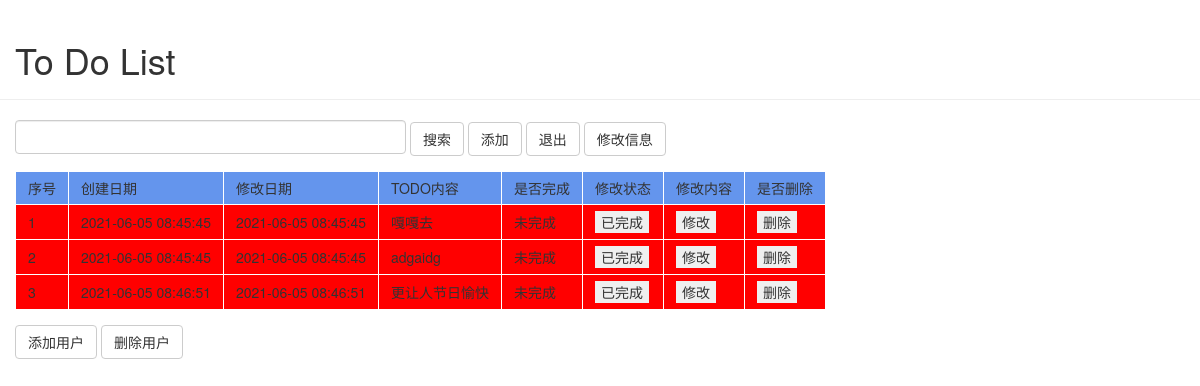
The page / (signed in) on the database its author committed.
### models.py (models this page shows, shortened)
class ToDoList(db.Model):
    __tablename__ = 'todolist'
    id = db.Column(db.Integer, primary_key=True)
    content = db.Column(db.Text)
    owner_id = db.Column(db.Integer, db.ForeignKey('users.id'))
    created_time = db.Column(db.DateTime, default=datetime.now())
    updated_time = db.Column(db.DateTime)
    is_done = db.Column(db.Boolean, default=False)
    is_deleted = db.Column(db.Boolean, default=False)

### tdl_server.py (the view)
@main.route('/', methods=['POST', 'GET'])
@login_required
def index():
    search_tag = request.form.get('search_tag', '')
    todos = ToDoList.query.filter_by(
        owner_id=current_user.id, is_deleted=False).filter(ToDoList.content.like('%' + search_tag + '%')).all()
    return render_template('index.html', todos=todos, search_tag=search_tag)

### models.py (called while the page is built)
@login_manager.user_loader
def load_user(user_id):
    return Users.query.get(int(user_id))

### templates/index.html (shortened to what this page needs)
{% extends "base.html" %}
{% block head %}
    {{ super() }}
{% endblock %}
{% block body %}
    <div class="page-header">
        <h1 style="margin-left: 15px;">To Do List</h1>
    </div>
    <div style="margin-left: 15px;">
        <form action="/" method="post">
            <div class="form-group">
                {% if todos %}
                    <input class="form-control" id="search_tag" style="width: 33%; display: inline;" name="search_tag"
                           type="text" value="{{ search_tag }}">
                    <input class="btn btn-default" id="submit" name="submit" type="submit" value="搜索">
                {% endif %}
                <input class="btn btn-default" value="添加" type="button"
                       onclick="window.location.href='{{ url_for('main.add_or_edit', todo_id=0) }}'">
                <input class="btn btn-default" type="button"
                       onclick="window.location.href='{{ url_for('main.logout') }}'" value="退出">
                <input class="btn btn-default" type="button"
                       onclick="window.location.href='{{ url_for('main.ch_info') }}'" value="修改信息">
            </div>
        </form>
        {% if not todos %}
            <h3>Nothing Todo !</h3>
        {% else %}
            <table style="border-spacing: 1px; border-collapse: inherit; margin-bottom: 15px;">
            <tr bgcolor="#6495ed">
                <td>序号</td>
                <td>创建日期</td>
                <td>修改日期</td>
                <td>TODO内容</td>
                <td>是否完成</td>
                <td>修改状态</td>
                <td>修改内容</td>
                <td>是否删除</td>
            </tr>
            {% for todo in todos %}
                {% if todo.is_done %}
                    <tr bgcolor="#adff2f">
                        {% else %}
                    <tr bgcolor="red">
                {% endif %}
            <td>{{ loop.index }}</td>
            <td>{{ todo.created_time.strftime('%Y-%m-%d %H:%M:%S') }}</td>
            <td>{{ todo.updated_time.strftime('%Y-%m-%d %H:%M:%S') }}</td>
            <td>{{ todo.content }}</td>
            {% if todo.is_done %}
                <td>已完成</td>
                <td><input style="border: 0" value="未完成" type="submit" onclick="chStatus({{ todo.id }})"></td>
            {% else %}
                <td>未完成</td>
                <td><input style="border: 0" value="已完成" type="submit" onclick="chStatus({{ todo.id }})"></td>
            {% endif %}
            <td><input style="border: 0;" type="submit" value="修改"
                       onclick="window.location.href='{{ url_for('main.add_or_edit', todo_id=todo.id) }}'"></td>
            <td><input style="border: 0" value="删除" type="submit" onclick="delTodo({{ todo.id }})"></td>
            </tr>
            {% endfor %}
        {% endif %}
        </table>
    </div>
    {% if current_user.is_administrator %}
        <div class="col-md-4">
            <input class="btn btn-default" type="button" value="添加用户"
                   onclick="window.location.href='{{ url_for('main.add_user') }}'">
            <input class="btn btn-default" type="button" value="删除用户"
                   onclick="window.location.href='{{ url_for('main.all_users') }}'">
        </div>
    {% endif %}
{% endblock %}

### templates/base.html (shortened to what this page needs)
<!DOCTYPE html>
<html lang="en">
<head>
    {% block head %}
        <link rel="stylesheet" type="text/css" href="{{ url_for('static', filename='css/bootstrap.css') }}">
    {% endblock %}
</head>
<body>
{% block body %}
{% endblock %}
</body>
</html>

### templates/index.html (style rules this page uses)
td { padding: 6px 12px; }

### rows shown on the page
ToDoList: created_time "2021-06-05 08:45:45", updated_time "2021-06-05 08:45:45", content "嘎嘎去"
ToDoList: created_time "2021-06-05 08:45:45", updated_time "2021-06-05 08:45:45", content "adgaidg"
ToDoList: created_time "2021-06-05 08:46:51", updated_time "2021-06-05 08:46:51", content "更让人节日愉快"
